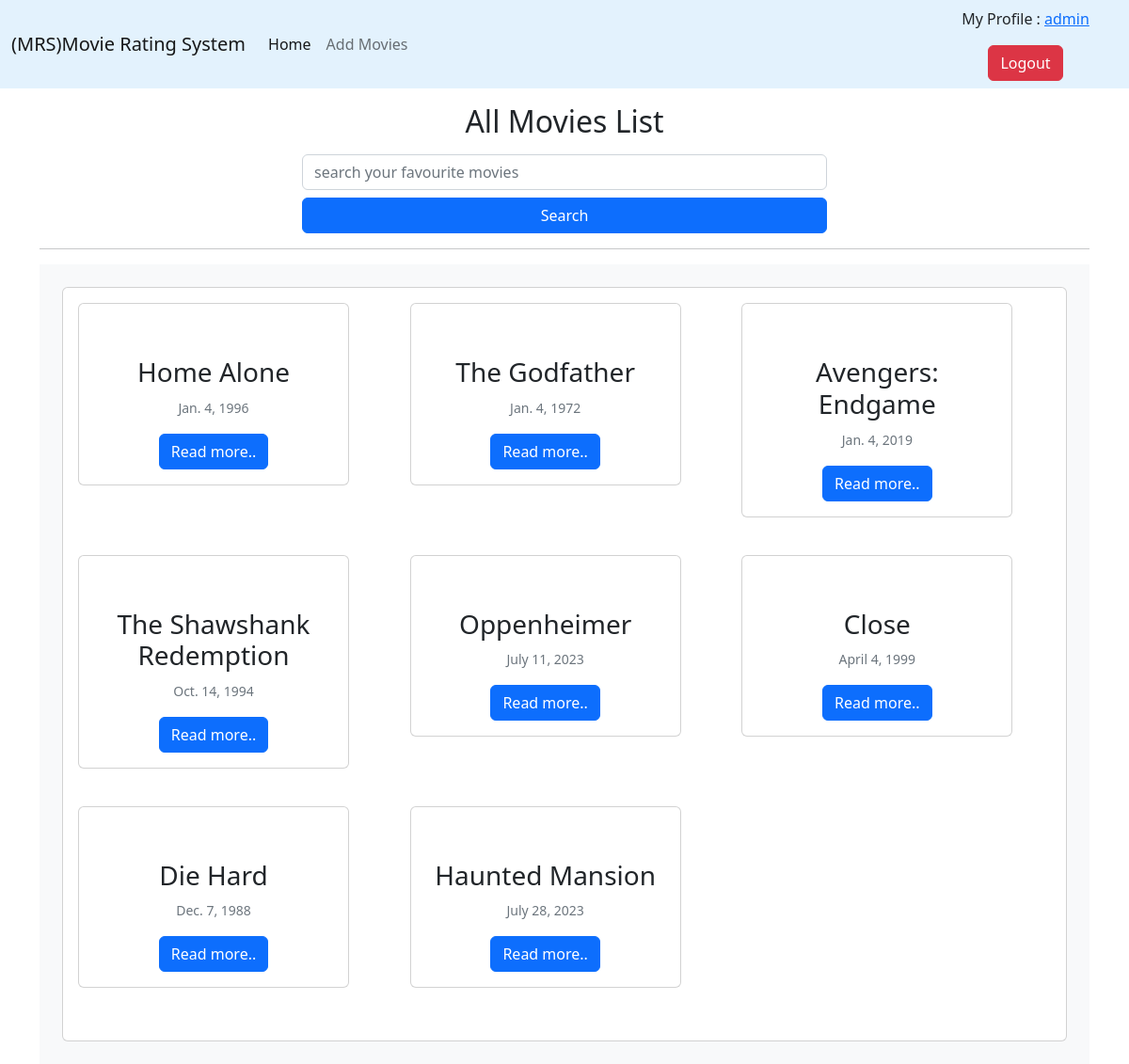
Screenshot of / (signed in) with the database file from the repository.
### main/models.py (models this page shows, shortened)
class Movie(models.Model):
    id = models.AutoField(primary_key=True)
    name = models.CharField(max_length=200)
    description = models.TextField(max_length=5000)
    director = models.CharField(max_length=200)
    cast = models.CharField(max_length=700)
    genre = models.CharField(max_length=200)
    rating = models.CharField(max_length=10)
    release_date = models.DateField()
    poster = models.URLField(max_length=1000, default=None, null=True)

### main/views.py (the view)
# urls.py: path('', homepage, name='homepage'),
@login_required(login_url="/login/")
def homepage(request):
    movies = Movie.objects.all()
    if request.GET.get('search'):
        movies = movies.filter(name__contains = request.GET.get('search'))
    context={
        'movies': movies,
        'page': 'homepage',
    }
    return render(request, 'homepage.html',context)

### main/templates/homepage.html (shortened to what this page needs)
{% extends 'base.html' %}
{% block start %}
    <h2 class="my-3 text-center">All Movies List</h2>
    <form action="">
    <div class="d-grid gap-2 col-6 mx-auto">
        <input name="search" class="form-control" id="exampleFormControlInput1" placeholder="search your favourite movies">
        <button class="btn btn-primary" type="submit">Search</button>
    </div>
    </form>
    <hr>
    <div class="container bg-light p-4">
        <div class="card">
            <div class="card-body bg-light-300">
                <div class="row">
                    {% for movie in movies %}
                    <div class="col-md-4 mb-4">
                        <div class="card mb-3" style="width: 18rem;">
                            <div class="card-body">
                                <div class="text-center">
                                    <h3 class="card-title mt-3">{{ movie.name }}</h3>
                                    <p class="card-text">
                                        <small class="text-muted">{{ movie.release_date }}</small>
                                    </p>
                                    <a href="{% url 'movie_details' movie.id %}" class="btn btn-primary">Read more..</a>
                                </div>
                            </div>
                        </div>
                    </div>
                    {% endfor %}
                </div>
            </div>
        </div>
    </div>
{% endblock %}

### main/templates/base.html (shortened to what this page needs)
<!DOCTYPE html>
<html lang="en">
<head>
    <link href="https://cdn.jsdelivr.net/npm/bootstrap@5.2.3/dist/css/bootstrap.min.css" rel="stylesheet">
</head>
<body>
    <nav class="navbar navbar-expand-lg" style="background-color: #e3f2fd;">
        <div class="container-fluid">
          <a class="navbar-brand" href="/">(MRS)Movie Rating System</a>
          <div class="collapse navbar-collapse" id="navbarSupportedContent">
            <ul class="navbar-nav me-auto mb-2 mb-lg-0">
              <li class="nav-item">
                <a class="nav-link active" aria-current="page" href="/">Home</a>
              </li>
              <li class="nav-item">
                <a class="nav-link" href="{% url 'add_movies' %}">Add Movies</a>
              </li>
          </div>
          {% if user.is_authenticated %}
          <div class="d-grid gap-3 col-2 mx-auto" style="text-align:center;">
            <div>My Profile : <a href="{% url 'user_profile' user.id %}">{{user.username}}</a></div>
            <a href="{% url 'logout_page' %}"><button class="btn btn-danger" type="submit">Logout</button></a>
        </div>
          {% endif %}
        </div>
      </nav>
      <div class="container">
    {% block start %}
    {% endblock %}
  </div>
</body>
</html>

### rows the page displays
Movie: name "Home Alone", release_date "Jan. 4, 1996"
Movie: name "The Godfather", release_date "Jan. 4, 1972"
Movie: name "Avengers: Endgame", release_date "Jan. 4, 2019"
Movie: name "The Shawshank Redemption", release_date "Oct. 14, 1994"
Movie: name "Oppenheimer", release_date "July 11, 2023"
Movie: name "Close", release_date "April 4, 1999"
Movie: name "Die Hard", release_date "Dec. 7, 1988"
Movie: name "Haunted Mansion", release_date "July 28, 2023"

### other values shown
{{ user.username }} "admin"
